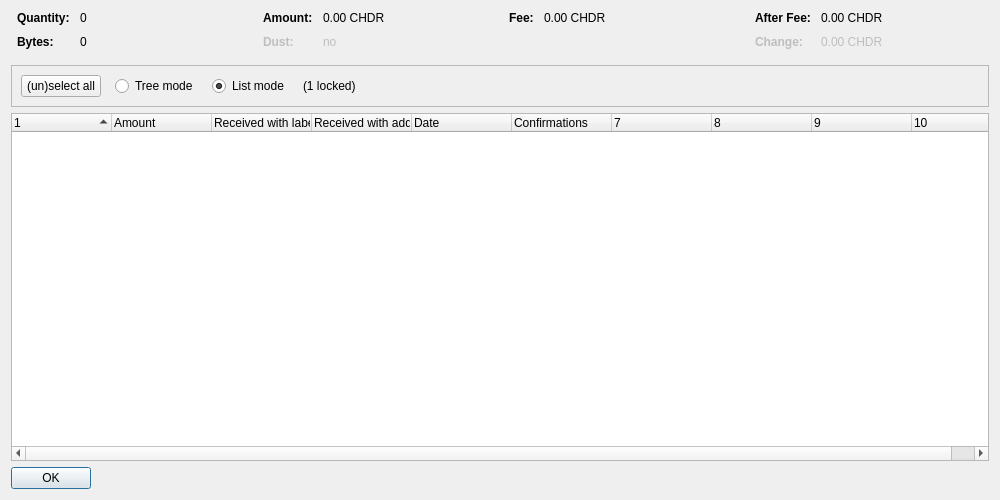
<?xml version="1.0" encoding="UTF-8"?>
<ui version="4.0">
 <class>CoinControlDialog</class>
 <widget class="QDialog" name="CoinControlDialog">
  <property name="geometry">
   <rect>
    <x>0</x>
    <y>0</y>
    <width>1000</width>
    <height>500</height>
   </rect>
  </property>
  <property name="windowTitle">
   <string>Coin Selection</string>
  </property>
  <layout class="QVBoxLayout" name="verticalLayout">
   <item>
    <layout class="QHBoxLayout" name="horizontalLayoutTop" stretch="0,0,0,0">
     <property name="topMargin">
      <number>0</number>
     </property>
     <property name="bottomMargin">
      <number>10</number>
     </property>
     <item>
      <layout class="QFormLayout" name="formLayoutCoinControl1">
       <property name="horizontalSpacing">
        <number>10</number>
       </property>
       <property name="verticalSpacing">
        <number>10</number>
       </property>
       <property name="leftMargin">
        <number>6</number>
       </property>
       <property name="rightMargin">
        <number>6</number>
       </property>
       <item row="0" column="0">
        <widget class="QLabel" name="labelCoinControlQuantityText">
         <property name="font">
          <font>
           <weight>75</weight>
           <bold>true</bold>
          </font>
         </property>
         <property name="text">
          <string>Quantity:</string>
         </property>
        </widget>
       </item>
       <item row="0" column="1">
        <widget class="QLabel" name="labelCoinControlQuantity">
         <property name="cursor">
          <cursorShape>IBeamCursor</cursorShape>
         </property>
         <property name="contextMenuPolicy">
          <enum>Qt::ActionsContextMenu</enum>
         </property>
         <property name="text">
          <string notr="true">0</string>
         </property>
         <property name="textInteractionFlags">
          <set>Qt::LinksAccessibleByMouse|Qt::TextSelectableByKeyboard|Qt::TextSelectableByMouse</set>
         </property>
        </widget>
       </item>
       <item row="1" column="0">
        <widget class="QLabel" name="labelCoinControlBytesText">
         <property name="font">
          <font>
           <weight>75</weight>
           <bold>true</bold>
          </font>
         </property>
         <property name="text">
          <string>Bytes:</string>
         </property>
        </widget>
       </item>
       <item row="1" column="1">
        <widget class="QLabel" name="labelCoinControlBytes">
         <property name="cursor">
          <cursorShape>IBeamCursor</cursorShape>
         </property>
         <property name="contextMenuPolicy">
          <enum>Qt::ActionsContextMenu</enum>
         </property>
         <property name="text">
          <string notr="true">0</string>
         </property>
         <property name="textInteractionFlags">
          <set>Qt::LinksAccessibleByMouse|Qt::TextSelectableByKeyboard|Qt::TextSelectableByMouse</set>
         </property>
        </widget>
       </item>
      </layout>
     </item>
     <item>
      <layout class="QFormLayout" name="formLayoutCoinControl2">
       <property name="horizontalSpacing">
        <number>10</number>
       </property>
       <property name="verticalSpacing">
        <number>10</number>
       </property>
       <property name="leftMargin">
        <number>6</number>
       </property>
       <property name="rightMargin">
        <number>6</number>
       </property>
       <item row="0" column="0">
        <widget class="QLabel" name="labelCoinControlAmountText">
         <property name="font">
          <font>
           <weight>75</weight>
           <bold>true</bold>
          </font>
         </property>
         <property name="text">
          <string>Amount:</string>
         </property>
        </widget>
       </item>
       <item row="0" column="1">
        <widget class="QLabel" name="labelCoinControlAmount">
         <property name="cursor">
          <cursorShape>IBeamCursor</cursorShape>
         </property>
         <property name="contextMenuPolicy">
          <enum>Qt::ActionsContextMenu</enum>
         </property>
         <property name="text">
          <string notr="true">0.00 CHDR</string>
         </property>
         <property name="textInteractionFlags">
          <set>Qt::LinksAccessibleByMouse|Qt::TextSelectableByKeyboard|Qt::TextSelectableByMouse</set>
         </property>
        </widget>
       </item>
       <item row="1" column="0">
        <widget class="QLabel" name="labelCoinControlLowOutputText">
         <property name="enabled">
          <bool>false</bool>
         </property>
         <property name="font">
          <font>
           <weight>75</weight>
           <bold>true</bold>
          </font>
         </property>
         <property name="text">
          <string>Dust:</string>
         </property>
        </widget>
       </item>
       <item row="1" column="1">
        <widget class="QLabel" name="labelCoinControlLowOutput">
         <property name="enabled">
          <bool>false</bool>
         </property>
         <property name="cursor">
          <cursorShape>IBeamCursor</cursorShape>
         </property>
         <property name="contextMenuPolicy">
          <enum>Qt::ActionsContextMenu</enum>
         </property>
         <property name="text">
          <string notr="true">no</string>
         </property>
         <property name="textInteractionFlags">
          <set>Qt::LinksAccessibleByMouse|Qt::TextSelectableByKeyboard|Qt::TextSelectableByMouse</set>
         </property>
        </widget>
       </item>
      </layout>
     </item>
     <item>
      <layout class="QFormLayout" name="formLayoutCoinControl3">
       <property name="horizontalSpacing">
        <number>10</number>
       </property>
       <property name="verticalSpacing">
        <number>10</number>
       </property>
       <property name="leftMargin">
        <number>6</number>
       </property>
       <property name="rightMargin">
        <number>6</number>
       </property>
       <item row="0" column="0">
        <widget class="QLabel" name="labelCoinControlFeeText">
         <property name="font">
          <font>
           <weight>75</weight>
           <bold>true</bold>
          </font>
         </property>
         <property name="text">
          <string>Fee:</string>
         </property>
        </widget>
       </item>
       <item row="0" column="1">
        <widget class="QLabel" name="labelCoinControlFee">
         <property name="cursor">
          <cursorShape>IBeamCursor</cursorShape>
         </property>
         <property name="contextMenuPolicy">
          <enum>Qt::ActionsContextMenu</enum>
         </property>
         <property name="text">
          <string notr="true">0.00 CHDR</string>
         </property>
         <property name="textInteractionFlags">
          <set>Qt::LinksAccessibleByMouse|Qt::TextSelectableByKeyboard|Qt::TextSelectableByMouse</set>
         </property>
        </widget>
       </item>
      </layout>
     </item>
     <item>
      <layout class="QFormLayout" name="formLayoutCoinControl4">
       <property name="horizontalSpacing">
        <number>10</number>
       </property>
       <property name="verticalSpacing">
        <number>10</number>
       </property>
       <property name="leftMargin">
        <number>6</number>
       </property>
       <property name="rightMargin">
        <number>6</number>
       </property>
       <item row="0" column="0">
        <widget class="QLabel" name="labelCoinControlAfterFeeText">
         <property name="font">
          <font>
           <weight>75</weight>
           <bold>true</bold>
          </font>
         </property>
         <property name="text">
          <string>After Fee:</string>
         </property>
        </widget>
       </item>
       <item row="0" column="1">
        <widget class="QLabel" name="labelCoinControlAfterFee">
         <property name="cursor">
          <cursorShape>IBeamCursor</cursorShape>
         </property>
         <property name="contextMenuPolicy">
          <enum>Qt::ActionsContextMenu</enum>
         </property>
         <property name="text">
          <string notr="true">0.00 CHDR</string>
         </property>
         <property name="textInteractionFlags">
          <set>Qt::LinksAccessibleByMouse|Qt::TextSelectableByKeyboard|Qt::TextSelectableByMouse</set>
         </property>
        </widget>
       </item>
       <item row="1" column="0">
        <widget class="QLabel" name="labelCoinControlChangeText">
         <property name="enabled">
          <bool>false</bool>
         </property>
         <property name="font">
          <font>
           <weight>75</weight>
           <bold>true</bold>
          </font>
         </property>
         <property name="text">
          <string>Change:</string>
         </property>
        </widget>
       </item>
       <item row="1" column="1">
        <widget class="QLabel" name="labelCoinControlChange">
         <property name="enabled">
          <bool>false</bool>
         </property>
         <property name="cursor">
          <cursorShape>IBeamCursor</cursorShape>
         </property>
         <property name="contextMenuPolicy">
          <enum>Qt::ActionsContextMenu</enum>
         </property>
         <property name="text">
          <string notr="true">0.00 CHDR</string>
         </property>
         <property name="textInteractionFlags">
          <set>Qt::LinksAccessibleByMouse|Qt::TextSelectableByKeyboard|Qt::TextSelectableByMouse</set>
         </property>
        </widget>
       </item>
      </layout>
     </item>
    </layout>
   </item>
   <item>
    <widget class="QFrame" name="frame">
     <property name="minimumSize">
      <size>
       <width>0</width>
       <height>40</height>
      </size>
     </property>
     <property name="frameShape">
      <enum>QFrame::StyledPanel</enum>
     </property>
     <property name="frameShadow">
      <enum>QFrame::Sunken</enum>
     </property>
     <layout class="QHBoxLayout" name="horizontalLayout">
      <item>
       <layout class="QHBoxLayout" name="horizontalLayoutPanel" stretch="0,0,0,0,0">
        <property name="spacing">
         <number>14</number>
        </property>
        <item>
         <widget class="QPushButton" name="pushButtonSelectAll">
          <property name="sizePolicy">
           <sizepolicy hsizetype="Maximum" vsizetype="Fixed">
            <horstretch>0</horstretch>
            <verstretch>0</verstretch>
           </sizepolicy>
          </property>
          <property name="text">
           <string>(un)select all</string>
          </property>
          <property name="autoDefault">
           <bool>false</bool>
          </property>
         </widget>
        </item>
        <item>
         <widget class="QRadioButton" name="radioTreeMode">
          <property name="sizePolicy">
           <sizepolicy hsizetype="Maximum" vsizetype="Fixed">
            <horstretch>0</horstretch>
            <verstretch>0</verstretch>
           </sizepolicy>
          </property>
          <property name="text">
           <string>Tree mode</string>
          </property>
         </widget>
        </item>
        <item>
         <widget class="QRadioButton" name="radioListMode">
          <property name="sizePolicy">
           <sizepolicy hsizetype="Maximum" vsizetype="Fixed">
            <horstretch>0</horstretch>
            <verstretch>0</verstretch>
           </sizepolicy>
          </property>
          <property name="text">
           <string>List mode</string>
          </property>
          <property name="checked">
           <bool>true</bool>
          </property>
         </widget>
        </item>
        <item>
         <widget class="QLabel" name="labelLocked">
          <property name="text">
           <string notr="true">(1 locked)</string>
          </property>
         </widget>
        </item>
        <item>
         <spacer name="horizontalSpacer">
          <property name="orientation">
           <enum>Qt::Horizontal</enum>
          </property>
          <property name="sizeHint" stdset="0">
           <size>
            <width>40</width>
            <height>20</height>
           </size>
          </property>
         </spacer>
        </item>
       </layout>
      </item>
     </layout>
    </widget>
   </item>
   <item>
    <widget class="CoinControlTreeWidget" name="treeWidget">
     <property name="contextMenuPolicy">
      <enum>Qt::CustomContextMenu</enum>
     </property>
     <property name="sortingEnabled">
      <bool>false</bool>
     </property>
     <property name="columnCount">
      <number>10</number>
     </property>
     <attribute name="headerShowSortIndicator" stdset="0">
      <bool>true</bool>
     </attribute>
     <attribute name="headerStretchLastSection">
      <bool>false</bool>
     </attribute>
     <column>
      <property name="text">
       <string/>
      </property>
     </column>
     <column>
      <property name="text">
       <string>Amount</string>
      </property>
     </column>
     <column>
      <property name="text">
       <string>Received with label</string>
      </property>
     </column>
     <column>
      <property name="text">
       <string>Received with address</string>
      </property>
     </column>
     <column>
      <property name="text">
       <string>Date</string>
      </property>
     </column>
     <column>
      <property name="text">
       <string>Confirmations</string>
      </property>
      <property name="toolTip">
       <string>Confirmed</string>
      </property>
     </column>
     <column>
      <property name="text">
       <string/>
      </property>
     </column>
     <column>
      <property name="text">
       <string/>
      </property>
     </column>
     <column>
      <property name="text">
       <string/>
      </property>
     </column>
     <column>
      <property name="text">
       <string/>
      </property>
     </column>
    </widget>
   </item>
   <item>
    <widget class="QDialogButtonBox" name="buttonBox">
     <property name="sizePolicy">
      <sizepolicy hsizetype="Maximum" vsizetype="Fixed">
       <horstretch>0</horstretch>
       <verstretch>0</verstretch>
      </sizepolicy>
     </property>
     <property name="orientation">
      <enum>Qt::Horizontal</enum>
     </property>
     <property name="standardButtons">
      <set>QDialogButtonBox::Ok</set>
     </property>
    </widget>
   </item>
  </layout>
 </widget>
 <customwidgets>
  <customwidget>
   <class>CoinControlTreeWidget</class>
   <extends>QTreeWidget</extends>
   <header>coincontroltreewidget.h</header>
  </customwidget>
 </customwidgets>
 <resources/>
 <connections/>
</ui>
